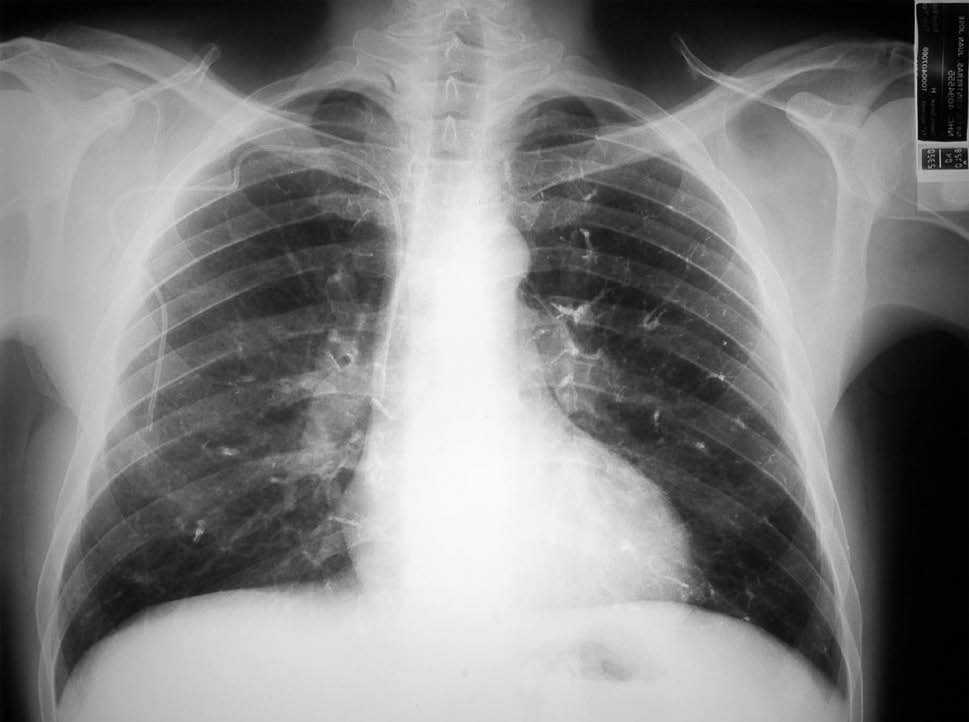
//> input picture P2/images/imagen1.jpg, 969 x 722 px
$ ./Operaciones   (built with g++ and OpenCV 4)
//> lines starting //> are read from the running program, lines starting //| are printed output that depends on the picture
#include <iostream>
#include <cstdlib>

// Librerías de OpenCV 4
//#include <opencv2/opencv.hpp>

#include <opencv2/core/core.hpp>
#include <opencv2/highgui/highgui.hpp>
#include <opencv2/imgproc/imgproc.hpp>
#include <opencv2/video/video.hpp>
#include <opencv2/videoio/videoio.hpp>
#include <opencv2/imgcodecs/imgcodecs.hpp>
#include <time.h>

using namespace std;
using namespace cv;

Mat original;
Mat gris;
Mat erosion;
Mat dilatacion;
Mat top;
Mat black;
Mat operacion;

void operacionTopHat(int, void*);
void operacionBlackHat(int, void*);

int main(int argc, char *argv[]){
    namedWindow("Original", WINDOW_AUTOSIZE);
    namedWindow("Gris", WINDOW_AUTOSIZE);
    namedWindow("Erosión", WINDOW_AUTOSIZE);
    namedWindow("Dilatación", WINDOW_AUTOSIZE);
    namedWindow("Top Hat", WINDOW_AUTOSIZE);
    namedWindow("Black Hat", WINDOW_AUTOSIZE);
    namedWindow("Original+(TH-BH)", WINDOW_AUTOSIZE);

    original = imread("images/imagen1.jpg", IMREAD_COLOR);
//> original is the input picture: 722 rows x 969 cols, CV_8UC3; min 0, max 252, mean 128.9
    //original = imread("images/imagen2.jpg", IMREAD_COLOR);
    //original = imread("images/imagen3.jpeg", IMREAD_COLOR);

    Mat estructura = getStructuringElement(MORPH_CROSS, Size(37,37));

    resize(original, original, Size(original.cols/2,original.rows/2));
//> original: 361 rows x 484 cols, CV_8UC3
    cvtColor(original, gris, COLOR_BGRA2GRAY);

    //SUAVIZADO//
    GaussianBlur(gris, gris, Size(3,3), 1);

    //EROSIÓN
    erode(gris, erosion, estructura);
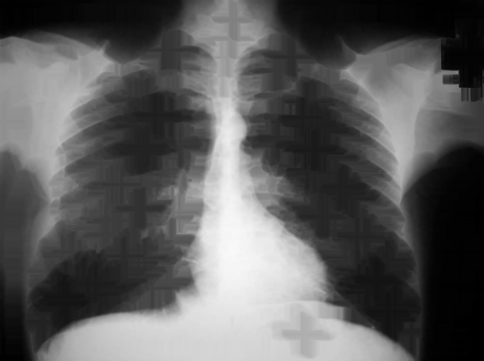
//> erosion: 361 rows x 484 cols, CV_8UC1; min 0, max 248, mean 90.8

    //DILATACIÓN
    dilate(gris, dilatacion, estructura);
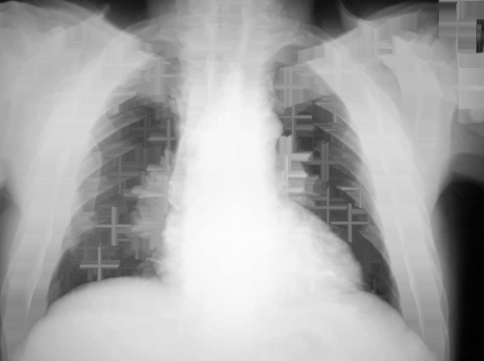
//> dilatacion: 361 rows x 484 cols, CV_8UC1; min 2, max 251, mean 168.5

    //TOP HAT
    operacionTopHat(0,0);

    //BLACK HAT
    operacionBlackHat(0,0);

    //ORIGINAL+(TOPHAT-BLACKHAT)
    operacion = gris+(top-black);

    imshow("Original", original);
    imshow("Erosión", erosion);
    imshow("Dilatación", dilatacion);
    imshow("Gris", gris);
    imshow("Original+(TH-BH)", operacion);

    waitKey(0);
    destroyAllWindows();
    return 0;
}

void operacionTopHat(int, void*) {
    //Cross = 1
    Mat element = getStructuringElement (1, Size(37,37), Point(18,18));
    //Top hat = 5
    morphologyEx(gris, top, 5, element);
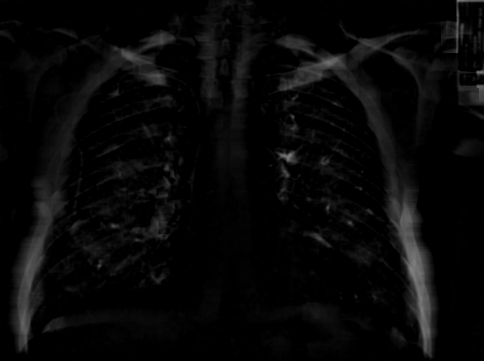
//> top: 361 rows x 484 cols, CV_8UC1; min 0, max 130, mean 7.8
    imshow("Top Hat", top);
}

void operacionBlackHat(int, void*) {
    //Cross = 1
    Mat element = getStructuringElement (1, Size(37,37), Point(18,18));
    //Black hat = 6
    morphologyEx(gris, black, 6, element);
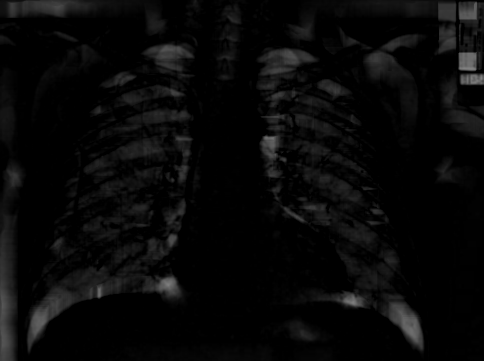
//> black: 361 rows x 484 cols, CV_8UC1; min 0, max 129, mean 8.5
//> in main, `operacion = gris+(top-black);`:
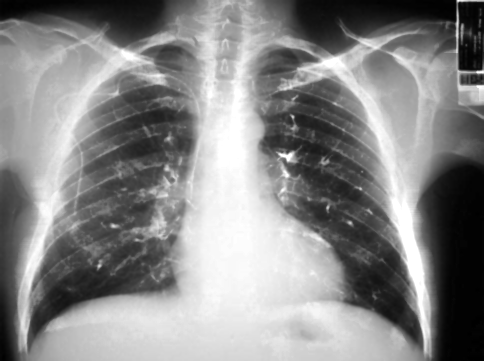
//> operacion: 361 rows x 484 cols, CV_8UC1; min 0, max 255, mean 135.5
    imshow("Black Hat", black);
}

$ run again, with P2/images/imagen2.jpg copied over P2/images/imagen1.jpg
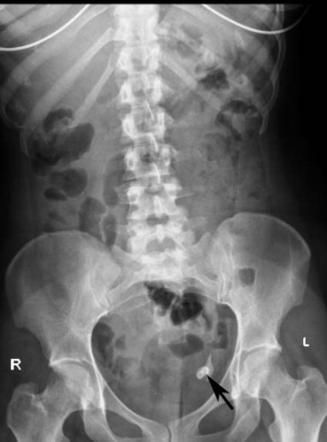
//> input picture P2/images/imagen2.jpg, 327 x 442 px
//> original is the input picture: 442 rows x 327 cols, CV_8UC3; min 0, max 255, mean 111
//> original: 221 rows x 163 cols, CV_8UC3
//> in operacionBlackHat, `morphologyEx(gris, black, 6, element);`:
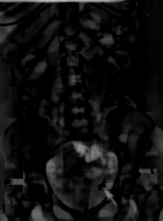
//> black: 221 rows x 163 cols, CV_8UC1; min 0, max 186, mean 15.2
//> `operacion = gris+(top-black);`:
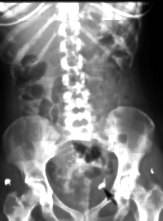
//> operacion: 221 rows x 163 cols, CV_8UC1; min 0, max 255, mean 127.1
